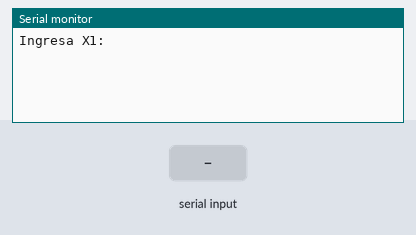
Bench run of a sketch on a simulated Arduino Uno, built with avr-gcc and run on an emulated ATmega328P. On the bench: the last lines printed to the serial monitor. Inputs (shaded band) come from the test bench.

Above: at 1.2 s.
1.3 s: "90,45\n" received over Serial
At 2.6 s:
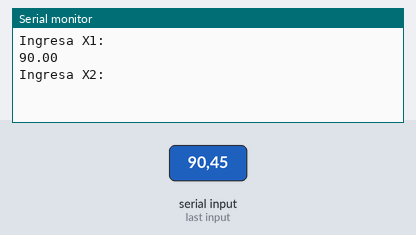
3.0 s: "30,150\n" received over Serial
At 4.0 s:
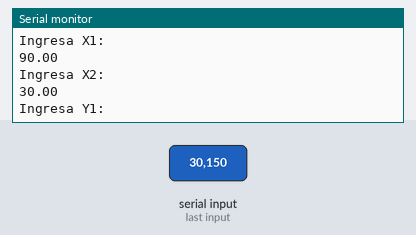

The sketch:

ProgramaT13.ino
```cpp
void setup() {
  // put your setup code here, to run once:
  Serial.begin(9600);
  Serial.setTimeout(100);
  // Distancia entre dos puntos
}

double X1 = -999, X2 = -999, Y1 = -999, Y2 = -999, resultado;
int estado = 0, repetir;
String lectura;
void loop() {
  // put your main code here, to run repeatedly:
  switch (estado) {
    case 0:
      Serial.println("Ingresa X1: ");
      estado = 1;
      break;

    case 1:
    case 8:
      if (Serial.available() > 0) {
        lectura = Serial.readString();
        if ((estado == 1)) {
          estado = 2;
        } else {
          estado = 9;
        }
      }
      break;

    case 2:
    case 9:
      if (!lectura.equals("")) {
        if (estado == 2) {
          if (X1 == -999) {
            X1 = lectura.toDouble();
            Serial.println(X1);
            estado = 3;
          } else if (X2 == -999) {
            X2 = lectura.toDouble();
            Serial.println(X2);
            estado = 4;
          } else if (Y1 == -999) {
            Y1 = lectura.toDouble();
            Serial.println(Y1);
            estado = 5;
          } else {
            Y2 = lectura.toDouble();
            Serial.println(Y2);
            estado = 6;
          }
        } else {
          repetir = lectura.toInt();
          if (repetir == 1) {
            estado = 0;
          }
          else {
            estado = 7;
          }
        }
      } else {
        estado -= 1;
      }
      break;

    case 3:
      Serial.println("Ingresa X2: ");
      estado = 1;
      break;

    case 4:
      Serial.println("Ingresa Y1: ");
      estado = 1;
      break;

    case 5:
      Serial.println("Ingresa Y2: ");
      estado = 1;
      break;

    case 6:
      resultado = sqrt( pow((X2 - X1), 2) + pow((Y2 - Y1), 2) );
      Serial.println("Distancia entre dos puntos:  " + String(resultado));
      X1 = -999; X2 = -999; Y1 = -999; Y2 = -999;
      estado = 7;
      break;

    case 7:
      Serial.println("Deseas Repetir el algoritmo? (1 = SI / 0 = NO)");
      estado = 8;
      break;
  }

  delay(100);
}
```

Measured:
- after the input at 1.3 s, the serial monitor: prints a new line after 0.30 s (image 1)
- after the input at 3.0 s, the serial monitor: prints a new line after 0.30 s (image 2)
